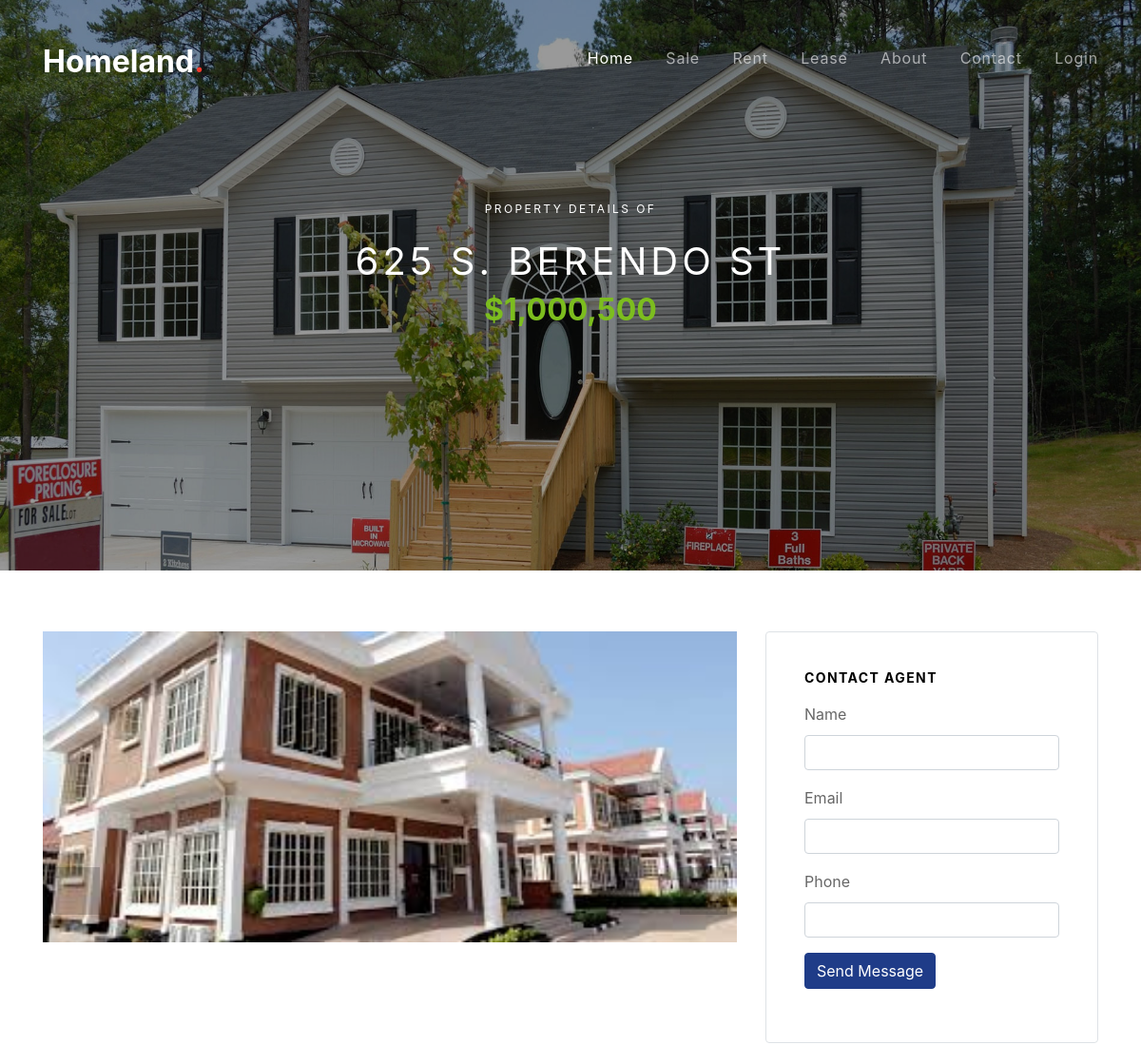
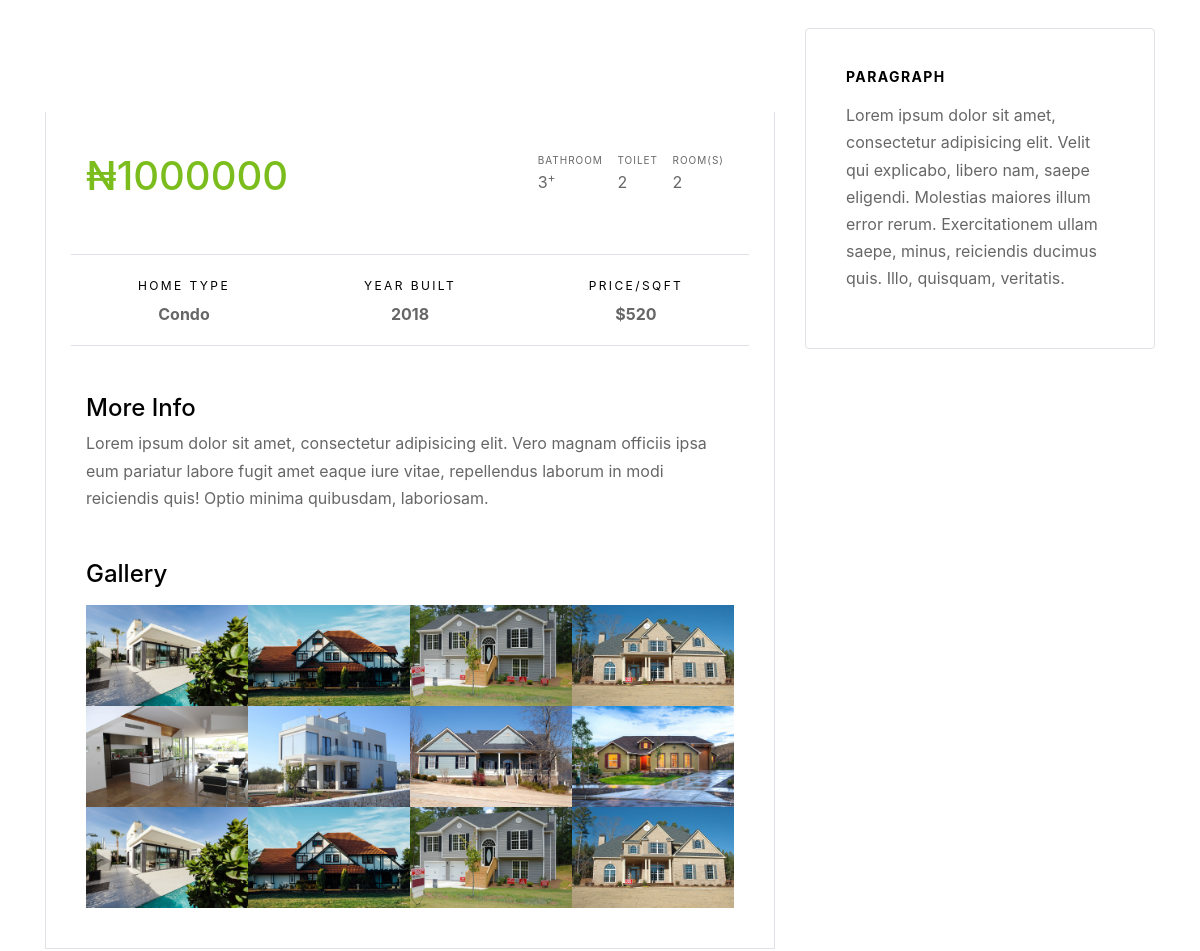
The app's page /pages/detail-page/1 (upper part), older data (2 pictures, top to bottom).
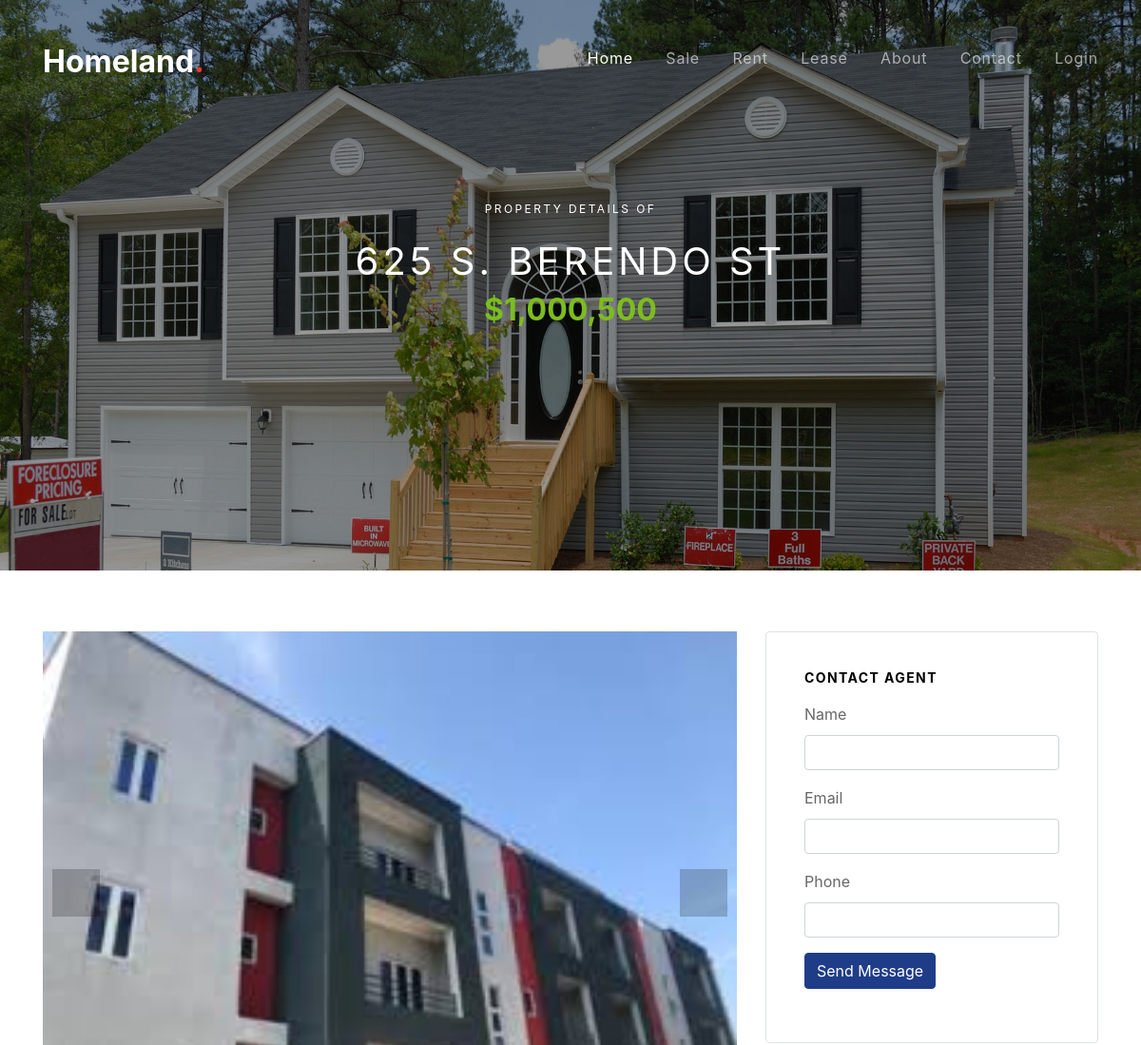
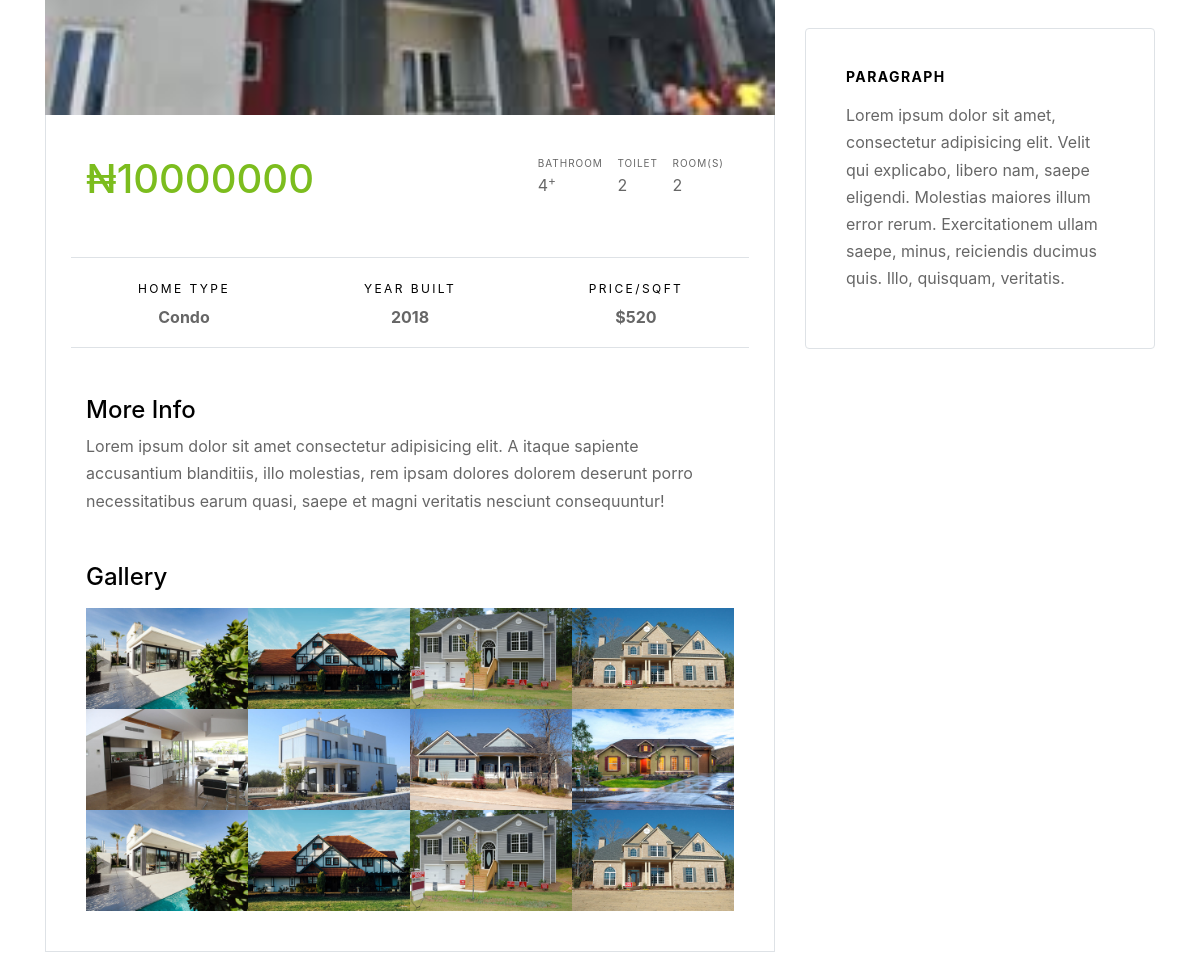
The same page, newer data (2 pictures, top to bottom).
### frontend/models.py (models this page shows, shortened)
class PostPage(models.Model):
    pst_image1 = models.ImageField(null=True, verbose_name='Image1', blank=True, upload_to='uploads/')
    pst_image2 = models.ImageField(null=True, verbose_name='Image2', blank=True, upload_to='uploads/')
    pst_image3 = models.ImageField(null=True, verbose_name='Image3', blank=True, upload_to='uploads/')
    pst_image4 = models.ImageField(null=True, verbose_name='Image4', blank=True, upload_to='uploads/')
    pst_image5 = models.ImageField(null=True, verbose_name='Image5', blank=True, upload_to='uploads/')
    pst_title = models.CharField(max_length=150, verbose_name='House type')
    pst_description = models.TextField(max_length=350, verbose_name='Description')
    user = models.ForeignKey(User, on_delete=models.CASCADE)
    price = models.IntegerField(verbose_name='Price')
    room =  models.IntegerField(verbose_name='Rooms')
    bath = models.IntegerField( null=True, verbose_name='Bathrooms')
    toilet = models.IntegerField( null=True, verbose_name='Toilet')
    cat_id = models.ManyToManyField(Category, verbose_name='Offer type')
    class Meta():
        verbose_name_plural = 'Post'
    def post_img1(self):
        if self.pst_image1:
          return self.pst_image1.url
    def post_img2(self):
        if self.pst_image1:
          return self.pst_image2.url
    def post_img3(self):
        if self.pst_image1:
          return self.pst_image3.url
    def post_img4(self):
        if self.pst_image1:
          return self.pst_image4.url
    def post_img5(self):
        if self.pst_image1:
          return self.pst_image5.url

### frontend/views.py (the view)
# urls.py: path('detail-page/<int:abt_id>', views.post_detail, name='post_detail')
def post_detail(request, abt_id):
    post = PostPage.objects.get(id=abt_id)
    return render(request, 'frontend/property-details.html', {'post':post})

### frontend/custom_processor.py (called while the page is built)
def cat_menu(request):
    category = Category.objects.all()
    return {'category': category}

### templates/frontend/property-details.html (shortened to what the changed rows need)
<!DOCTYPE html>
{% load static %}
<html lang="en">
  <head>
    <link rel="stylesheet" href="fonts/icomoon/style.css}">
    <link rel="stylesheet" href="{% static 'frontend/css/bootstrap.min.css' %}">
    <link rel="stylesheet" href="{% static 'frontend/css/magnific-popup.css' %}">
    <link rel="stylesheet" href="{% static 'frontend/css/jquery-ui.css' %}">
    <link rel="stylesheet" href="{% static 'frontend/css/owl.carousel.min.css' %}">
    <link rel="stylesheet" href="{% static 'frontend/css/owl.theme.default.min.css' %}' %}">
    <link rel="stylesheet" href="{% static 'frontend/css/bootstrap-datepicker.css' %}">
    <link rel="stylesheet" href="{% static 'frontend/css/mediaelementplayer.css' %}">
    <link rel="stylesheet" href="{% static 'frontend/css/animate.css' %}">
    <link rel="stylesheet" href="{% static 'frontend/fonts/flaticon/font/flaticon.css' %}">
    <link rel="stylesheet" href="{% static 'frontend/css/fl-bigmug-line.css' %}">
    <link rel="stylesheet" href="{% static 'frontend/css/aos.css' %}">
    <link rel="stylesheet" href="{% static 'frontend/css/style.css' %}">
  </head>
  <body>
  <div class="site-wrap">
    <div class="site-navbar mt-4">
        <div class="container py-1">
          <div class="row align-items-center">
            <div class="col-8 col-md-8 col-lg-4">
              <h1 class="mb-0"><a href="{% url 'index' %}" class="text-white h2 mb-0"><strong>Homeland<span class="text-danger">.</span></strong></a></h1>
            </div>
          </div>
        </div>
      </div>
    </div>
    <div class="site-blocks-cover inner-page-cover overlay" style="background-image: url({% static 'frontend/images/hero_bg_2.jpg' %});" data-aos="fade" data-stellar-background-ratio="0.5">
      <div class="container">
        <div class="row align-items-center justify-content-center text-center">
          <div class="col-md-10">
            <h1 class="mb-2">625 S. Berendo St</h1>
          </div>
        </div>
      </div>
    </div>
    {% if post%}
    <div class="site-section site-section-sm">
      <div class="container">
        <div class="row">
          <div class="col-lg-8">
            <div>
              <div class="slide-one-item home-slider owl-carousel">
                <div><img src="{{ post.post_img1 }}" alt="Image" class="img-fluid"></div>
              </div>
            </div>
            <div class="bg-white property-body border-bottom border-left border-right">
              <div class="row mb-5">
                <div class="col-md-6">
                  <strong class="text-success h1 mb-3">&#8358;{{ post.price }}</strong>
                </div>
                <div class="col-md-6">
                  <ul class="property-specs-wrap mb-3 mb-lg-0  float-lg-right">
                  <li>
                    <span class="property-specs">Bathroom</span>
                    <span class="property-specs-number">{{ post.bath }}<sup>+</sup></span>
                  </li>
                  <li>
                    <span class="property-specs">Toilet</span>
                    <span class="property-specs-number">{{ post.toilet }}</span>
                  </li>
                  <li>
                    <span class="property-specs">Room(s)</span>
                    <span class="property-specs-number">{{ post.room }}</span>
                  </li>
                </ul>
                </div>
              </div>
              <div class="row mb-5">
                <div class="col-md-6 col-lg-4 text-center border-bottom border-top py-3">
                  <span class="d-inline-block text-black mb-0 caption-text">Home Type</span>
                  <strong class="d-block">Condo</strong>
                </div>
                <div class="col-md-6 col-lg-4 text-center border-bottom border-top py-3">
                  <span class="d-inline-block text-black mb-0 caption-text">Year Built</span>
                  <strong class="d-block">2018</strong>
                </div>
                <div class="col-md-6 col-lg-4 text-center border-bottom border-top py-3">
                  <span class="d-inline-block text-black mb-0 caption-text">Price/Sqft</span>
                  <strong class="d-block">$520</strong>
                </div>
              </div>
              <h2 class="h4 text-black">More Info</h2>
             <p>
               {{ post.pst_description }}
             </p>
              <div class="row no-gutters mt-5">
                <div class="col-12">
                  <h2 class="h4 text-black mb-3">Gallery</h2>
                </div>
                <div class="col-sm-6 col-md-4 col-lg-3">
                  <a href="images/img_1.jpg" class="image-popup gal-item"><img src="images/img_1.jpg" alt="Image" class="img-fluid"></a>
                </div>
                <div class="col-sm-6 col-md-4 col-lg-3">
                  <a href="images/img_2.jpg" class="image-popup gal-item"><img src="images/img_2.jpg" alt="Image" class="img-fluid"></a>
                </div>
                <div class="col-sm-6 col-md-4 col-lg-3">
                  <a href="images/img_3.jpg" class="image-popup gal-item"><img src="images/img_3.jpg" alt="Image" class="img-fluid"></a>
                </div>
                <div class="col-sm-6 col-md-4 col-lg-3">
                  <a href="images/img_4.jpg" class="image-popup gal-item"><img src="images/img_4.jpg" alt="Image" class="img-fluid"></a>
                </div>
                <div class="col-sm-6 col-md-4 col-lg-3">
                  <a href="images/img_5.jpg" class="image-popup gal-item"><img src="images/img_5.jpg" alt="Image" class="img-fluid"></a>
                </div>
                <div class="col-sm-6 col-md-4 col-lg-3">
                  <a href="images/img_6.jpg" class="image-popup gal-item"><img src="images/img_6.jpg" alt="Image" class="img-fluid"></a>
                </div>
                <div class="col-sm-6 col-md-4 col-lg-3">
                  <a href="images/img_7.jpg" class="image-popup gal-item"><img src="images/img_7.jpg" alt="Image" class="img-fluid"></a>
                </div>
                <div class="col-sm-6 col-md-4 col-lg-3">
                  <a href="images/img_8.jpg" class="image-popup gal-item"><img src="images/img_8.jpg" alt="Image" class="img-fluid"></a>
                </div>
                <div class="col-sm-6 col-md-4 col-lg-3">
                  <a href="images/img_1.jpg" class="image-popup gal-item"><img src="images/img_1.jpg" alt="Image" class="img-fluid"></a>
                </div>
                <div class="col-sm-6 col-md-4 col-lg-3">
                  <a href="images/img_2.jpg" class="image-popup gal-item"><img src="images/img_2.jpg" alt="Image" class="img-fluid"></a>
                </div>
                <div class="col-sm-6 col-md-4 col-lg-3">
                  <a href="images/img_3.jpg" class="image-popup gal-item"><img src="images/img_3.jpg" alt="Image" class="img-fluid"></a>
                </div>
                <div class="col-sm-6 col-md-4 col-lg-3">
                  <a href="images/img_4.jpg" class="image-popup gal-item"><img src="images/img_4.jpg" alt="Image" class="img-fluid"></a>
                </div>
              </div>
            </div>
          </div>
          <div class="col-lg-4">
            <div class="bg-white widget border rounded">
              <h3 class="h4 text-black widget-title mb-3">Contact Agent</h3>
              <form action="" class="form-contact-agent">
                <div class="form-group">
                  <label for="name">Name</label>
                  <input type="text" id="name" class="form-control">
                </div>
                <div class="form-group">
                  <label for="email">Email</label>
                  <input type="email" id="email" class="form-control">
                </div>
                <div class="form-group">
                  <label for="phone">Phone</label>
                  <input type="text" id="phone" class="form-control">
                </div>
                <div class="form-group">
                  <input type="submit" id="phone" class="btn btn-primary" value="Send Message">
                </div>
              </form>
            </div>
            <div class="bg-white widget border rounded">
              <h3 class="h4 text-black widget-title mb-3">Paragraph</h3>
              <p>Lorem ipsum dolor sit amet, consectetur adipisicing elit. Velit qui explicabo, libero nam, saepe eligendi. Molestias maiores illum error rerum. Exercitationem ullam saepe, minus, reiciendis ducimus quis. Illo, quisquam, veritatis.</p>
            </div>
          </div>
        </div>
      </div>
    </div>
    {% endif %}
  </body>
</html>

Row changes from the older to the newer data that the page shows:
changed PostPage: post_img1: a different picture; price "1000000" → "10000000"; bath "3" → "4"; pst_description "Lorem ipsum dolor sit amet, consectetur adipisicing elit. Vero magnam officiis ipsa eum pariatur labore fugit amet eaque iure vitae, repellendus laborum in modi reiciendis quis! Optio minima quibusdam, laboriosam." → "Lorem ipsum dolor sit amet consectetur adipisicing elit. A itaque sapiente accusantium blanditiis, illo molestias, rem ipsam dolores dolorem deserunt porro necessitatibus earum quasi, saepe et magni veritatis nesciunt consequuntur!"
